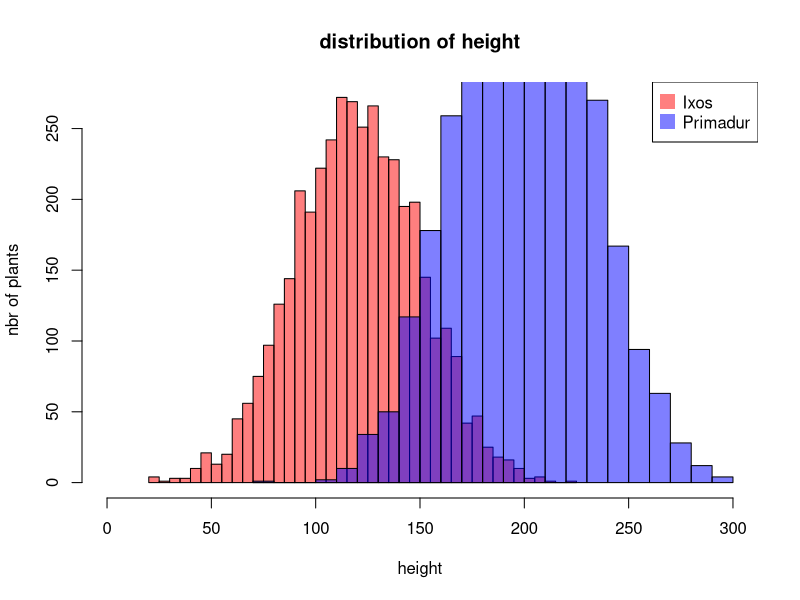

This chart was generated by the following R code:
## ---- chunk 1
## Initial setup ----
options(
 repos = c(CRAN = "https://cran.rstudio.com")
)
install.packages("tidyverse")
install.packages("palmerpenguins")
## ---- chunk 2
Ixos <- rnorm(4000, 120, 30)
Primadur <- rnorm(4000, 200, 30)

hist(Ixos, breaks = 30, xlim = c(0, 300), col = rgb(1, 0, 0, 0.5), xlab = "height",
     ylab = "nbr of plants", main = "distribution of height")
hist(Primadur, breaks = 30, xlim = c(0, 300), col = rgb(0, 0, 1, 0.5), add = T)
legend("topright", legend = c("Ixos", "Primadur"), col = c(rgb(1, 0, 0, 0.5),
                                                           rgb(0, 0, 1, 0.5)), pt.cex = 2, pch = 15)
